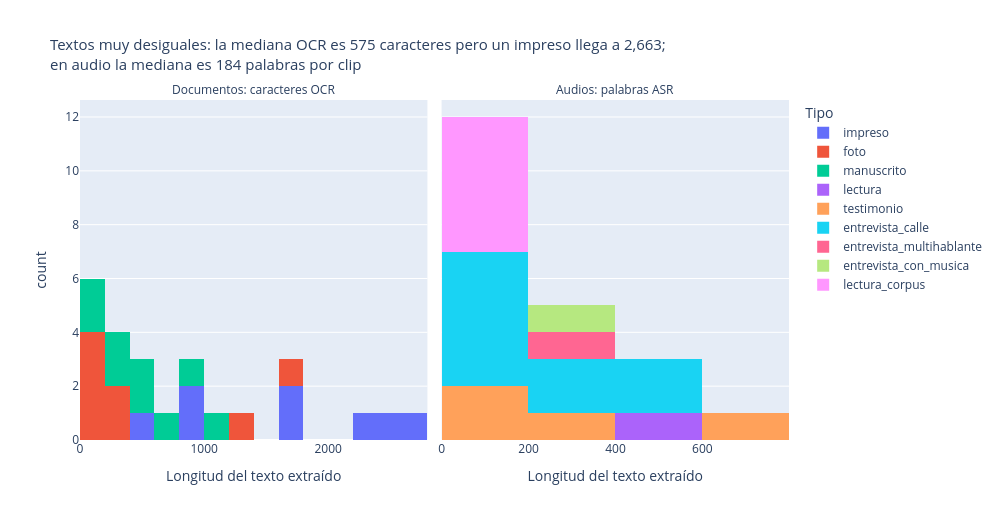

The notebook cell this image was saved under:
### Code cell
longitudes = pd.concat([
    pd.DataFrame({"medida": "Documentos: caracteres OCR", "longitud": documentos["n_caracteres"], "tipo": documentos["tipo"]}),
    pd.DataFrame({"medida": "Audios: palabras ASR", "longitud": audios["palabras"], "tipo": audios["tipo"]}),
])
mediana_ocr = documentos["n_caracteres"].median()
maximo_ocr = documentos["n_caracteres"].max()
tipo_maximo = documentos.loc[documentos["n_caracteres"].idxmax(), "tipo"]
mediana_asr = audios["palabras"].median()

fig = px.histogram(
    longitudes, x="longitud", facet_col="medida", color="tipo", nbins=15,
    labels={"longitud": "Longitud del texto extraído", "count": "Archivos", "tipo": "Tipo"},
    title=(f"Textos muy desiguales: la mediana OCR es {mediana_ocr:.0f} caracteres pero un {tipo_maximo} llega a "
           f"{maximo_ocr:,.0f};<br>en audio la mediana es {mediana_asr:.0f} palabras por clip"),
)
fig.update_xaxes(matches=None)
fig.for_each_annotation(lambda anotacion: anotacion.update(text=anotacion.text.split("=")[-1]))
fig.update_layout(width=1000, height=520, title_font_size=15, margin={"t": 100})
fig.write_html(CARPETA_GRAFICOS / "longitud_textos.html")
fig.show()

### Figure 1 — Plotly figure (JSON) as saved in the notebook; plotly's stock layout.template omitted (floating-point values rounded to 4 significant figures)
{"data": [{"bingroup": "x", "hovertemplate": "Tipo=impreso<br>medida=Documentos: caracteres OCR<br>Longitud del texto extraído=%{x}<br>count=%{y}<extra></extra>", "legendgroup": "impreso", "marker": {"color": "#636efa", "pattern": {"shape": ""}}, "name": "impreso", "nbinsx": 15, "orientation": "v", "showlegend": true, "type": "histogram", "x": [2308, 1614, 920, 2551, 2663, 919, 575, 1731], "xaxis": "x", "yaxis": "y"}, {"bingroup": "x", "hovertemplate": "Tipo=foto<br>medida=Documentos: caracteres OCR<br>Longitud del texto extraído=%{x}<br>count=%{y}<extra></extra>", "legendgroup": "foto", "marker": {"color": "#EF553B", "pattern": {"shape": ""}}, "name": "foto", "nbinsx": 15, "orientation": "v", "showlegend": true, "type": "histogram", "x": [284, 1229, 1722, 340, 162, 164, 198, 175], "xaxis": "x", "yaxis": "y"}, {"bingroup": "x", "hovertemplate": "Tipo=manuscrito<br>medida=Documentos: caracteres OCR<br>Longitud del texto extraído=%{x}<br>count=%{y}<extra></extra>", "legendgroup": "manuscrito", "marker": {"color": "#00cc96", "pattern": {"shape": ""}}, "name": "manuscrito", "nbinsx": 15, "orientation": "v", "showlegend": true, "type": "histogram", "x": [893, 431, 635, 470, 115, 1066, 216, 236, 120], "xaxis": "x", "yaxis": "y"}, {"bingroup": "x", "hovertemplate": "Tipo=lectura<br>medida=Audios: palabras ASR<br>Longitud del texto extraído=%{x}<br>count=%{y}<extra></extra>", "legendgroup": "lectura", "marker": {"color": "#ab63fa", "pattern": {"shape": ""}}, "name": "lectura", "nbinsx": 15, "orientation": "v", "showlegend": true, "type": "histogram", "x": [532], "xaxis": "x2", "yaxis": "y2"}, {"bingroup": "x", "hovertemplate": "Tipo=testimonio<br>medida=Audios: palabras ASR<br>Longitud del texto extraído=%{x}<br>count=%{y}<extra></extra>", "legendgroup": "testimonio", "marker": {"color": "#FFA15A", "pattern": {"shape": ""}}, "name": "testimonio", "nbinsx": 15, "orientation": "v", "showlegend": true, "type": "histogram", "x": [681, 166, 163, 323], "xaxis": "x2", "yaxis": "y2"}, {"bingroup": "x", "hovertemplate": "Tipo=entrevista_calle<br>medida=Audios: palabras ASR<br>Longitud del texto extraído=%{x}<br>count=%{y}<extra></extra>", "legendgroup": "entrevista_calle", "marker": {"color": "#19d3f3", "pattern": {"shape": ""}}, "name": "entrevista_calle", "nbinsx": 15, "orientation": "v", "showlegend": true, "type": "histogram", "x": [59, 184, 182, 432, 186, 184, 505, 320, 256], "xaxis": "x2", "yaxis": "y2"}, {"bingroup": "x", "hovertemplate": "Tipo=entrevista_multihablante<br>medida=Audios: palabras ASR<br>Longitud del texto extraído=%{x}<br>count=%{y}<extra></extra>", "legendgroup": "entrevista_multihablante", "marker": {"color": "#FF6692", "pattern": {"shape": ""}}, "name": "entrevista_multihablante", "nbinsx": 15, "orientation": "v", "showlegend": true, "type": "histogram", "x": [354], "xaxis": "x2", "yaxis": "y2"}, {"bingroup": "x", "hovertemplate": "Tipo=entrevista_con_musica<br>medida=Audios: palabras ASR<br>Longitud del texto extraído=%{x}<br>count=%{y}<extra></extra>", "legendgroup": "entrevista_con_musica", "marker": {"color": "#B6E880", "pattern": {"shape": ""}}, "name": "entrevista_con_musica", "nbinsx": 15, "orientation": "v", "showlegend": true, "type": "histogram", "x": [392], "xaxis": "x2", "yaxis": "y2"}, {"bingroup": "x", "hovertemplate": "Tipo=lectura_corpus<br>medida=Audios: palabras ASR<br>Longitud del texto extraído=%{x}<br>count=%{y}<extra></extra>", "legendgroup": "lectura_corpus", "marker": {"color": "#FF97FF", "pattern": {"shape": ""}}, "name": "lectura_corpus", "nbinsx": 15, "orientation": "v", "showlegend": true, "type": "histogram", "x": [27, 22, 23, 20, 22], "xaxis": "x2", "yaxis": "y2"}], "layout": {"annotations": [{"font": {}, "showarrow": false, "text": "Documentos: caracteres OCR", "x": 0.245, "xanchor": "center", "xref": "paper", "y": 1.0, "yanchor": "bottom", "yref": "paper"}, {"font": {}, "showarrow": false, "text": "Audios: palabras ASR", "x": 0.755, "xanchor": "center", "xref": "paper", "y": 1.0, "yanchor": "bottom", "yref": "paper"}], "barmode": "relative", "height": 520, "legend": {"title": {"text": "Tipo"}, "tracegroupgap": 0}, "margin": {"t": 100}, "title": {"font": {"size": 15}, "text": "Textos muy desiguales: la mediana OCR es 575 caracteres pero un impreso llega a 2,663;<br>en audio la mediana es 184 palabras por clip"}, "width": 1000, "xaxis": {"anchor": "y", "domain": [0.0, 0.49], "title": {"text": "Longitud del texto extraído"}}, "xaxis2": {"anchor": "y2", "domain": [0.51, 1.0], "title": {"text": "Longitud del texto extraído"}}, "yaxis": {"anchor": "x", "domain": [0.0, 1.0], "title": {"text": "count"}}, "yaxis2": {"anchor": "x2", "domain": [0.0, 1.0], "matches": "y", "showticklabels": false}}}
